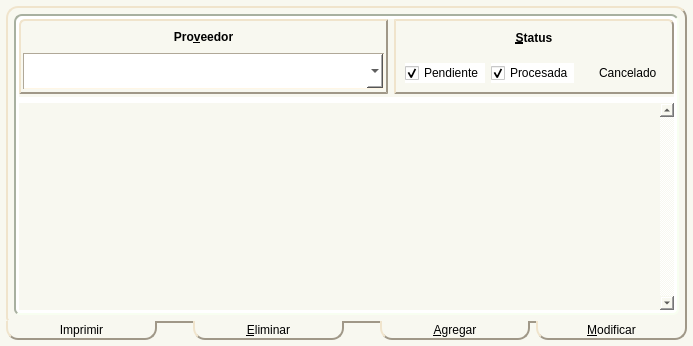
<?xml version="1.0" encoding="UTF-8"?>
<ui version="4.0">
 <class>Form</class>
 <widget class="QWidget" name="Form">
  <property name="geometry">
   <rect>
    <x>0</x>
    <y>0</y>
    <width>693</width>
    <height>346</height>
   </rect>
  </property>
  <property name="windowTitle">
   <string>Form</string>
  </property>
  <property name="styleSheet">
   <string notr="true">background-color:#F8F8F0;</string>
  </property>
  <layout class="QVBoxLayout" name="verticalLayout_3">
   <property name="spacing">
    <number>0</number>
   </property>
   <property name="margin">
    <number>6</number>
   </property>
   <item>
    <widget class="QFrame" name="contentBorderFR">
     <property name="styleSheet">
      <string notr="true">QFrame#contentBorderFR{border:2px outset #A09888; border-bottom:0 solid; border-top-left-radius:12px; border-top-right-radius:12px; border-bottom-left-radius:3px; border-bottom-right-radius:0px; background-color:qradialgradient(cx:.5, cy:.5, radius:1.25,fx:.5, fy:.25, stop: 0 #F0E040, stop:1 #FFFFFF);}</string>
     </property>
     <layout class="QVBoxLayout" name="verticalLayout_6">
      <property name="spacing">
       <number>0</number>
      </property>
      <property name="margin">
       <number>6</number>
      </property>
      <item>
       <widget class="QFrame" name="contentFR">
        <property name="styleSheet">
         <string notr="true">QFrame#contentFR{border:2px inset #A8B0A0; border-top-left-radius:8px; border-top-right-radius:8px; border-bottom-left-radius:6px; border-bottom-right-radius:6px; background-color:#FFFFFF;}</string>
        </property>
        <layout class="QVBoxLayout" name="verticalLayout_7">
         <property name="spacing">
          <number>6</number>
         </property>
         <property name="margin">
          <number>3</number>
         </property>
         <item>
          <widget class="QFrame" name="frFiltros">
           <property name="styleSheet">
            <string notr="true">QFrame#frFiltros{border-top-left-radius:9px; border-top-right-radius:9px;}</string>
           </property>
           <layout class="QHBoxLayout" name="horizontalLayout_3">
            <property name="leftMargin">
             <number>0</number>
            </property>
            <property name="topMargin">
             <number>0</number>
            </property>
            <property name="rightMargin">
             <number>0</number>
            </property>
            <property name="bottomMargin">
             <number>3</number>
            </property>
            <item>
             <widget class="QFrame" name="frProveedor">
              <property name="styleSheet">
               <string notr="true">QFrame#frProveedor{background-color:qradialgradient(cx:.5, cy:.5, radius:1.25,fx:.5, fy:.25, stop: 0 #F0E040, stop:1 #FFFFFF); border:2px outset #A09888; border-top-left-radius:6;}</string>
              </property>
              <layout class="QVBoxLayout" name="verticalLayout_4">
               <property name="spacing">
                <number>0</number>
               </property>
               <property name="leftMargin">
                <number>2</number>
               </property>
               <property name="topMargin">
                <number>0</number>
               </property>
               <property name="rightMargin">
                <number>2</number>
               </property>
               <property name="bottomMargin">
                <number>3</number>
               </property>
               <item>
                <widget class="QLabel" name="laProveedor">
                 <property name="minimumSize">
                  <size>
                   <width>0</width>
                   <height>32</height>
                  </size>
                 </property>
                 <property name="font">
                  <font>
                   <weight>75</weight>
                   <bold>true</bold>
                  </font>
                 </property>
                 <property name="styleSheet">
                  <string notr="true">border-top-left-radius:6px; background-color:rgba(0,0,0,0);</string>
                 </property>
                 <property name="text">
                  <string>Pro&amp;veedor</string>
                 </property>
                 <property name="alignment">
                  <set>Qt::AlignCenter</set>
                 </property>
                 <property name="buddy">
                  <cstring>cbProveedor</cstring>
                 </property>
                </widget>
               </item>
               <item>
                <widget class="CDComboBox" name="cbProveedor">
                 <property name="sizePolicy">
                  <sizepolicy hsizetype="Expanding" vsizetype="Fixed">
                   <horstretch>0</horstretch>
                   <verstretch>0</verstretch>
                  </sizepolicy>
                 </property>
                 <property name="minimumSize">
                  <size>
                   <width>0</width>
                   <height>36</height>
                  </size>
                 </property>
                 <property name="font">
                  <font>
                   <weight>75</weight>
                   <bold>true</bold>
                  </font>
                 </property>
                 <property name="styleSheet">
                  <string notr="true">background-color:#FFFFFF; border:1 inset #B0A898;</string>
                 </property>
                 <property name="frame">
                  <bool>false</bool>
                 </property>
                </widget>
               </item>
              </layout>
             </widget>
            </item>
            <item>
             <widget class="QFrame" name="frStatus">
              <property name="styleSheet">
               <string notr="true">QFrame#frStatus{background-color:qradialgradient(cx:.5, cy:.5, radius:1.25,fx:.5, fy:.25, stop: 0 #F0E040, stop:1 #FFFFFF); border:2px outset #A09888; border-top-right-radius:6px;}</string>
              </property>
              <property name="frameShape">
               <enum>QFrame::Panel</enum>
              </property>
              <property name="frameShadow">
               <enum>QFrame::Raised</enum>
              </property>
              <layout class="QVBoxLayout" name="verticalLayout_5">
               <property name="spacing">
                <number>0</number>
               </property>
               <property name="margin">
                <number>0</number>
               </property>
               <item>
                <widget class="QLabel" name="laStatus">
                 <property name="minimumSize">
                  <size>
                   <width>0</width>
                   <height>32</height>
                  </size>
                 </property>
                 <property name="font">
                  <font>
                   <weight>75</weight>
                   <bold>true</bold>
                  </font>
                 </property>
                 <property name="styleSheet">
                  <string notr="true">QLabel{border-top-right-radius:6px; background-color:rgba(0,0,0,0);}</string>
                 </property>
                 <property name="text">
                  <string>&amp;Status</string>
                 </property>
                 <property name="alignment">
                  <set>Qt::AlignCenter</set>
                 </property>
                 <property name="buddy">
                  <cstring>ch1</cstring>
                 </property>
                </widget>
               </item>
               <item>
                <widget class="QFrame" name="frame_2">
                 <property name="styleSheet">
                  <string notr="true">background-color:rgba(0,0,0,0);</string>
                 </property>
                 <layout class="QHBoxLayout" name="horizontalLayout_4">
                  <item>
                   <widget class="QCheckBox" name="ch1">
                    <property name="sizePolicy">
                     <sizepolicy hsizetype="Minimum" vsizetype="Preferred">
                      <horstretch>0</horstretch>
                      <verstretch>0</verstretch>
                     </sizepolicy>
                    </property>
                    <property name="styleSheet">
                     <string notr="true">background-color:#FFFFFF</string>
                    </property>
                    <property name="text">
                     <string>Pendiente</string>
                    </property>
                    <property name="checked">
                     <bool>true</bool>
                    </property>
                   </widget>
                  </item>
                  <item>
                   <widget class="QCheckBox" name="ch2">
                    <property name="styleSheet">
                     <string notr="true">background-color:#FFFFFF</string>
                    </property>
                    <property name="text">
                     <string>Procesada</string>
                    </property>
                    <property name="checked">
                     <bool>true</bool>
                    </property>
                   </widget>
                  </item>
                  <item>
                   <widget class="QCheckBox" name="ch3">
                    <property name="text">
                     <string>Cancelado</string>
                    </property>
                   </widget>
                  </item>
                 </layout>
                </widget>
               </item>
              </layout>
             </widget>
            </item>
           </layout>
          </widget>
         </item>
         <item>
          <widget class="QTableWidget" name="listTA">
           <property name="frameShape">
            <enum>QFrame::NoFrame</enum>
           </property>
           <property name="verticalScrollBarPolicy">
            <enum>Qt::ScrollBarAlwaysOn</enum>
           </property>
           <property name="alternatingRowColors">
            <bool>true</bool>
           </property>
           <property name="showGrid">
            <bool>false</bool>
           </property>
           <property name="wordWrap">
            <bool>false</bool>
           </property>
          </widget>
         </item>
        </layout>
       </widget>
      </item>
     </layout>
    </widget>
   </item>
   <item>
    <widget class="QFrame" name="frame">
     <property name="styleSheet">
      <string notr="true">border:0;</string>
     </property>
     <layout class="QHBoxLayout" name="horizontalLayout">
      <property name="spacing">
       <number>0</number>
      </property>
      <property name="margin">
       <number>0</number>
      </property>
      <item>
       <widget class="QToolButton" name="toImprimir">
        <property name="sizePolicy">
         <sizepolicy hsizetype="Preferred" vsizetype="Fixed">
          <horstretch>1</horstretch>
          <verstretch>0</verstretch>
         </sizepolicy>
        </property>
        <property name="minimumSize">
         <size>
          <width>100</width>
          <height>0</height>
         </size>
        </property>
        <property name="styleSheet">
         <string notr="true">border:2px outset #A09888; border-top:0; border-top-left-radius:0px; border-top-right-radius:0px; border-bottom-left-radius:12px; border-bottom-right-radius:12px; background-color:qradialgradient(cx:.5, cy:.75, radius:1.5,fx:.5, fy:.75, stop: 0 #F0E040, stop:1 #FFFFFF);</string>
        </property>
        <property name="text">
         <string>Imprimir</string>
        </property>
        <property name="icon">
         <iconset>
          <normaloff>:/Print.png</normaloff>:/Print.png</iconset>
        </property>
        <property name="iconSize">
         <size>
          <width>44</width>
          <height>40</height>
         </size>
        </property>
        <property name="toolButtonStyle">
         <enum>Qt::ToolButtonTextBesideIcon</enum>
        </property>
       </widget>
      </item>
      <item>
       <widget class="QFrame" name="frame_3">
        <property name="minimumSize">
         <size>
          <width>36</width>
          <height>0</height>
         </size>
        </property>
        <property name="styleSheet">
         <string notr="true">border-top:2 solid #A09888;</string>
        </property>
       </widget>
      </item>
      <item>
       <widget class="QToolButton" name="toEliminar">
        <property name="sizePolicy">
         <sizepolicy hsizetype="Preferred" vsizetype="Fixed">
          <horstretch>1</horstretch>
          <verstretch>0</verstretch>
         </sizepolicy>
        </property>
        <property name="minimumSize">
         <size>
          <width>100</width>
          <height>0</height>
         </size>
        </property>
        <property name="styleSheet">
         <string notr="true">border:2px outset #A09888;  border-top:0; border-top-left-radius:0px; border-top-right-radius:0px; border-bottom-left-radius:12px; border-bottom-right-radius:12px; background-color:qradialgradient(cx:.5, cy:.75, radius:1.5,fx:.5, fy:.75, stop: 0 #F0E040, stop:1 #FFFFFF);</string>
        </property>
        <property name="text">
         <string>&amp;Eliminar</string>
        </property>
        <property name="icon">
         <iconset>
          <normaloff>:/Minus.png</normaloff>:/Minus.png</iconset>
        </property>
        <property name="iconSize">
         <size>
          <width>44</width>
          <height>40</height>
         </size>
        </property>
        <property name="shortcut">
         <string>Alt+E</string>
        </property>
        <property name="checkable">
         <bool>true</bool>
        </property>
        <property name="toolButtonStyle">
         <enum>Qt::ToolButtonTextBesideIcon</enum>
        </property>
       </widget>
      </item>
      <item>
       <widget class="QFrame" name="frame_4">
        <property name="minimumSize">
         <size>
          <width>36</width>
          <height>0</height>
         </size>
        </property>
        <property name="styleSheet">
         <string notr="true">border-top:2 solid #A09888;</string>
        </property>
       </widget>
      </item>
      <item>
       <widget class="QToolButton" name="toAgregar">
        <property name="sizePolicy">
         <sizepolicy hsizetype="Preferred" vsizetype="Fixed">
          <horstretch>1</horstretch>
          <verstretch>0</verstretch>
         </sizepolicy>
        </property>
        <property name="minimumSize">
         <size>
          <width>100</width>
          <height>0</height>
         </size>
        </property>
        <property name="font">
         <font>
          <weight>50</weight>
          <bold>false</bold>
         </font>
        </property>
        <property name="styleSheet">
         <string notr="true">border:2px outset #A09888;  border-top:0; border-top-left-radius:0px; border-top-right-radius:0px; border-bottom-left-radius:12px; border-bottom-right-radius:12px; background-color:qradialgradient(cx:.5, cy:.75, radius:1.5,fx:.5, fy:.75, stop: 0 #F0E040, stop:1 #FFFFFF);</string>
        </property>
        <property name="text">
         <string>&amp;Agregar</string>
        </property>
        <property name="icon">
         <iconset>
          <normaloff>:/Plus.png</normaloff>:/Plus.png</iconset>
        </property>
        <property name="iconSize">
         <size>
          <width>44</width>
          <height>40</height>
         </size>
        </property>
        <property name="checkable">
         <bool>true</bool>
        </property>
        <property name="toolButtonStyle">
         <enum>Qt::ToolButtonTextBesideIcon</enum>
        </property>
       </widget>
      </item>
      <item>
       <widget class="QFrame" name="frame_5">
        <property name="minimumSize">
         <size>
          <width>6</width>
          <height>0</height>
         </size>
        </property>
        <property name="styleSheet">
         <string notr="true">border-top:2 solid #A09888;</string>
        </property>
       </widget>
      </item>
      <item>
       <widget class="QToolButton" name="toModificar">
        <property name="sizePolicy">
         <sizepolicy hsizetype="Preferred" vsizetype="Fixed">
          <horstretch>1</horstretch>
          <verstretch>0</verstretch>
         </sizepolicy>
        </property>
        <property name="minimumSize">
         <size>
          <width>100</width>
          <height>0</height>
         </size>
        </property>
        <property name="styleSheet">
         <string notr="true">border:2px outset #A09888;  border-top:0; border-top-left-radius:0px; border-top-right-radius:0px; border-bottom-left-radius:12px; border-bottom-right-radius:12px; background-color:qradialgradient(cx:.5, cy:.75, radius:1.5,fx:.5, fy:.75, stop: 0 #F0E040, stop:1 #FFFFFF);</string>
        </property>
        <property name="text">
         <string>&amp;Modificar</string>
        </property>
        <property name="icon">
         <iconset>
          <normaloff>:/Redo.png</normaloff>:/Redo.png</iconset>
        </property>
        <property name="iconSize">
         <size>
          <width>44</width>
          <height>40</height>
         </size>
        </property>
        <property name="checkable">
         <bool>true</bool>
        </property>
        <property name="toolButtonStyle">
         <enum>Qt::ToolButtonTextBesideIcon</enum>
        </property>
       </widget>
      </item>
     </layout>
    </widget>
   </item>
  </layout>
 </widget>
 <customwidgets>
  <customwidget>
   <class>CDComboBox</class>
   <extends>QComboBox</extends>
   <header>cdWidgets.cdComboBox</header>
  </customwidget>
 </customwidgets>
 <resources>
  <include location="../resources.qrc"/>
 </resources>
 <connections/>
</ui>
